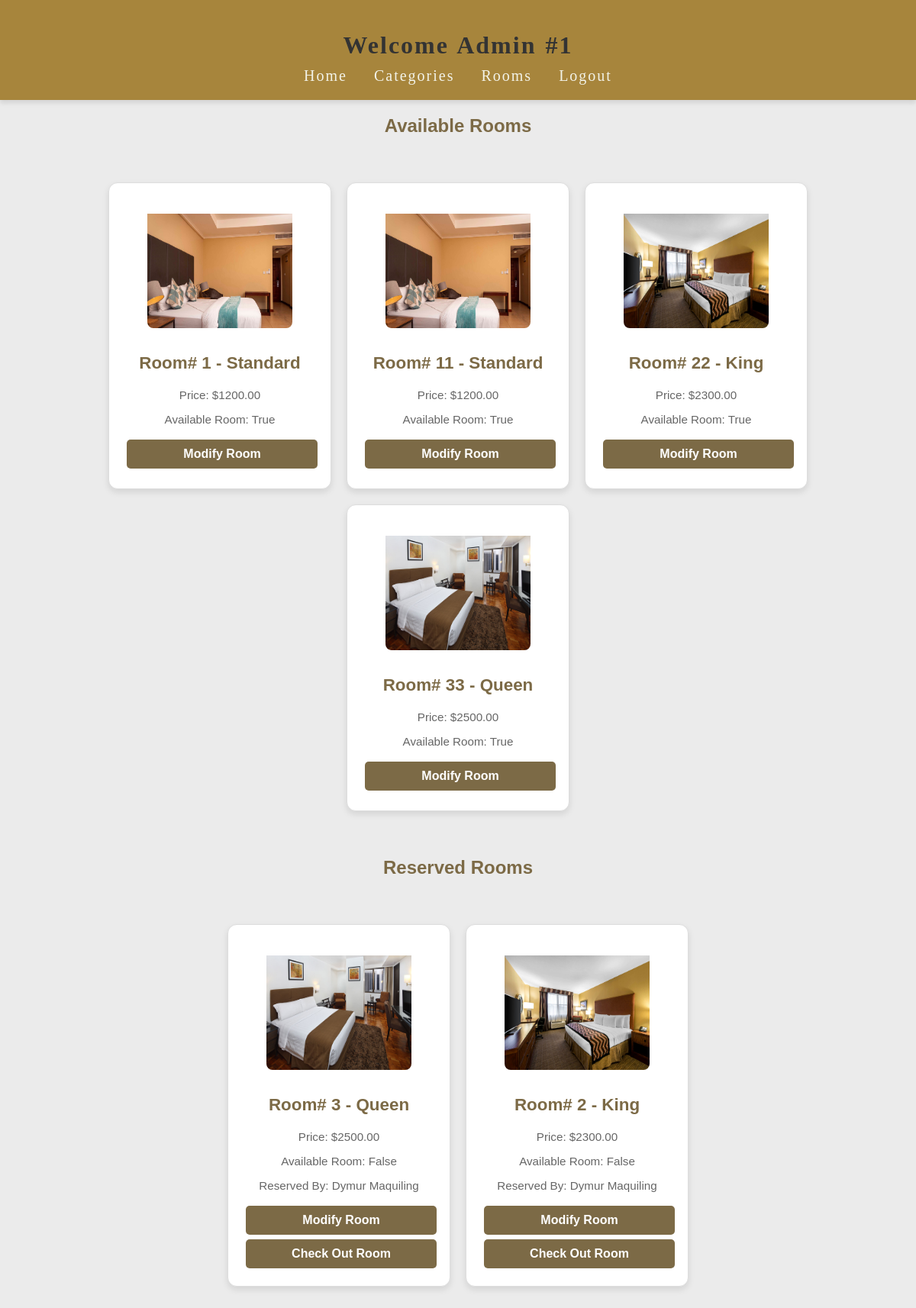
Page /dashboard/admin_landing/ (signed in) on the committed database.
### dashboard/models.py (models this page shows, shortened)
class Room(models.Model):
    room_category = models.ForeignKey(RoomCategory, on_delete=models.CASCADE)
    room_id = models.CharField(max_length=10)
    is_available = models.BooleanField(default=True)

class RoomCategory(models.Model):
    category_id = models.CharField(max_length=30)
    room_photo = models.ImageField(default='fallback.png', blank=True)
    room_desc = models.TextField(max_length=200, blank=True)
    room_price = models.DecimalField(max_digits=10, decimal_places=2)

### sortingroom/models.py (models this page shows, shortened)
class Reservation(models.Model):
    room = models.ForeignKey(Room, on_delete=models.CASCADE)
    first_name = models.CharField(max_length=50)
    last_name = models.CharField(max_length=50)
    email = models.EmailField()
    country = models.CharField(max_length=50)
    phone = models.CharField(max_length=15)
    check_in = models.DateField()
    check_out = models.DateField()
    special_request = models.TextField(blank=True, null=True)
    date_created = models.DateTimeField(auto_now_add=True)

### dashboard/views.py (the view)
# urls.py: path('admin_landing/', views.admin_landing, name='admin_landing'),
@login_required
def admin_landing(request):
    admin_id = request.user.id
    username = request.user.username
    reserved_room_ids = Reservation.objects.values_list('room_id', flat=True)
    booked_room_ids = Room.objects.filter(is_available=False).values_list('room_id', flat=True)
    rooms_available = Room.objects.filter(is_available=True)
    rooms_booked = Room.objects.filter(is_available=False)
    res=Reservation.objects.filter(room__is_available=False)
    context = {
        'admin_id': admin_id,
        'username': username,
        'rooms_available': rooms_available,
        'rooms_booked': rooms_booked,
        'try':res
    }
    return render(request, 'dashboard/admin_landing.html', context)

### dashboard/templates/dashboard/admin_landing.html (shortened to what this page needs)
{% load static %}
<!DOCTYPE html>
<html lang="en">
<head>
    <link rel="stylesheet" href="{% static 'css/css.css' %}">
</head>
<body>
    <header>
        <h1>Welcome Admin #{{ admin_id }}</h1>
        <ul>
            <li><a href="{% url 'dashboard:admin_landing' %}">Home</a></li>
            <li><a href="{% url 'dashboard:add_or_modify_category' %}">Categories</a></li>
            <li><a href="{% url 'dashboard:add_or_modify_room' %}">Rooms</a></li>
            <li><a href="{% url 'dashboard:admin_logout' %}">Logout</a></li>
        </ul>
    </header>
    <h2>Available Rooms</h2>
    <div class="container">
        {% for room in rooms_available %}
        <div class="card-container">
            {% if room.room_category.room_photo %}
            <img src="{{ room.room_category.room_photo.url }}" alt="Room Photo" class="room-photo">
        {% else %}
            <img src="{% static 'dashboard/images/default-room.jpg' %}" alt="Default Room Photo" class="room-photo">
        {% endif %}
            <h2>Room# {{ room.room_id }} - {{room.room_category.category_id}}</h2>
            <p>Price: ${{ room.room_category.room_price }}</p>
            <p>Available Room: {{ room.is_available }}</p>
            <a href="{% url 'dashboard:room_detail' room.id %}">
                <button>Modify Room</button>
            </a>
        </div>
        {% empty %}
            <p>No available rooms at the moment.</p>
        {% endfor %}
    </div>
    <h2>Reserved Rooms</h2>
    <div class="container">
        {% for res in try %}
    <div class="card-container2">
        {% if res.room.room_category.room_photo %}
        <img src="{{ res.room.room_category.room_photo.url }}" alt="Room Photo" class="room-photo">
    {% else %}
        <img src="{% static 'dashboard/images/default-room.jpg' %}" alt="Default Room Photo" class="room-photo">
    {% endif %}
        <h2>Room# {{ res.room.room_id }} - {{res.room.room_category.category_id}}</h2>
        <p>Price: ${{ res.room.room_category.room_price }}</p>
        <p>Available Room: {{ res.room.is_available }}</p>
        <p>Reserved By: {{ res.first_name }} {{ res.last_name }}</p>
        <a href="{% url 'dashboard:room_detail' res.room.id %}">
        <button>Modify Room</button>
        </a>
        <a href="{% url 'dashboard:check_out' res.pk %}">
            <button>Check Out Room</button>
        </a>
    </div>
    {% endfor %}
    </div>
</body>
</html>

### dashboard/static/css/css.css (style rules this page uses)
body { font-family: 'Arial', sans-serif; background:#ebebeb; margin: 0; display: flex; flex-direction: column; height: 100vh; }
header { display: flex; flex-direction: column; align-items: center; justify-content: center; background-color: #a7853c; padding: 20px; box-shadow: 0px 4px 6px rgba(0, 0, 0, 0.1); font-family: "Palatino Linotype", "Book Antiqua", Palatino, serif; font-size: 20px; letter-spacing: 2px; word-spacing: 2px; color: #ffffff; font-weight: 400; text-decoration: none; font-style: normal; font-variant: normal; text-transform: none; }
header h1 { font-size: 2rem; margin-bottom: 10px; color: #333; }
header ul { list-style: none; display: flex; gap: 15px; padding: 0; margin: 0; }
header ul li { margin: 0; }
header ul li a { text-decoration: none; color: #fafdf8ea; font-weight: 500; padding: 5px 10px; border-radius: 5px; transition: background-color 0.3s, color 0.3s; }
a { text-decoration: none; color: #7C6A46; }
h2 { text-align: center; margin-bottom: 20px; color: #7C6A46; }
.container { display: flex; justify-content: center; align-items: center; flex-wrap: wrap; gap: 20px; padding: 40px; }
.card-container2 { width: 250px; height: 433px; background-color: #ffffff; border: 1px solid #ddd; border-radius: 12px; box-shadow: 0 4px 8px rgba(0, 0, 0, 0.1); transition: transform 0.3s ease, box-shadow 0.3s ease; text-align: center; padding: 20px; text-decoration: none; color: inherit; }
.card-container2 h2 { color: #7C6A46; font-size: 1.4em; }
.card-container2 p { color: #666; font-size: 0.95em; }
.card-container2 button { width: 100%; padding: 10px; background-color: #7C6A46; color: white; border: none; border-radius: 5px; font-size: 16px; font-weight: bold; cursor: pointer; transition: background-color 0.3s ease; margin: 3px }
.card-container2 img { padding-top: 20px; width: 190px; height: 150px; }
.card-container { width: 250px; height: 360px; background-color: #ffffff; border: 1px solid #ddd; border-radius: 12px; box-shadow: 0 4px 8px rgba(0, 0, 0, 0.1); transition: transform 0.3s ease, box-shadow 0.3s ease; text-align: center; padding: 20px; text-decoration: none; color: inherit; }
.card-container h2 { color: #7C6A46; font-size: 1.4em; }
.card-container p { color: #666; font-size: 0.95em; }
.card-container button { width: 100%; padding: 10px; background-color: #7C6A46; color: white; border: none; border-radius: 5px; font-size: 16px; font-weight: bold; cursor: pointer; transition: background-color 0.3s ease; margin: 3px }
.card-container img { padding-top: 20px; width: 190px; height: 150px; }
.card-container button { width: 100%; padding: 10px; background-color: #7C6A46; color: white; border: none; border-radius: 5px; font-size: 16px; font-weight: bold; cursor: pointer; transition: background-color 0.3s ease; }
.room-photo { width: 50%; height: auto; border-radius: 8px; margin-bottom: 10px; }

### rows in the picture
Room: room_category.room_photo (picture), room_id "1", room_category.category_id "Standard", room_category.room_price "1200.00", is_available "True"
Room: room_category.room_photo (picture), room_id "11", room_category.category_id "Standard", room_category.room_price "1200.00", is_available "True"
Room: room_category.room_photo (picture), room_id "22", room_category.category_id "King", room_category.room_price "2300.00", is_available "True"
Room: room_category.room_photo (picture), room_id "33", room_category.category_id "Queen", room_category.room_price "2500.00", is_available "True"
Reservation: room.room_category.room_photo (picture), room.room_id "3", room.room_category.category_id "Queen", room.room_category.room_price "2500.00", room.is_available "False", first_name "Dymur", last_name "Maquiling"
Reservation: room.room_category.room_photo (picture), room.room_id "2", room.room_category.category_id "King", room.room_category.room_price "2300.00", room.is_available "False", first_name "Dymur", last_name "Maquiling"

### other values in the picture
{{ admin_id }} "1"
